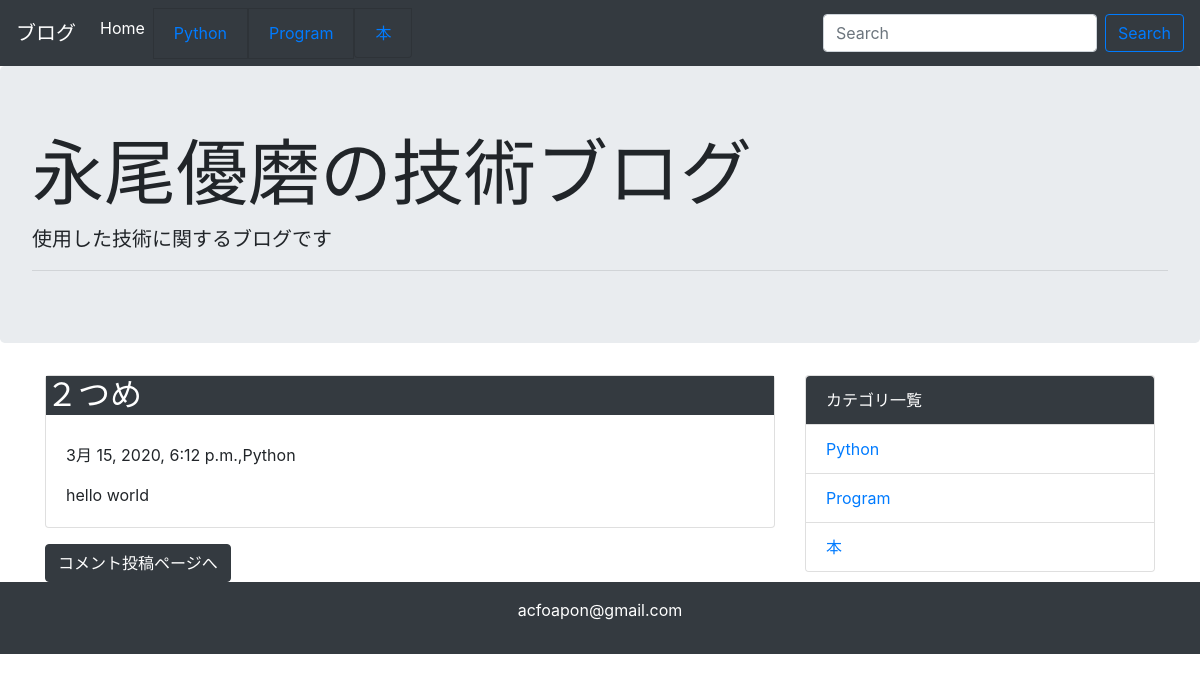
The app's page /detail/2 with its own data.
### blog/models.py (models this page shows, shortened)
class Category(models.Model):
    name = models.CharField('カテゴリ名', max_length=255)
    created_at = models.DateTimeField('作成日', default=timezone.now)
    def __str__(self):
        return self.name

class Post(models.Model):
    title = models.CharField('タイトル', max_length=255)
    text = models.TextField('本文')
    created_at = models.DateTimeField('作成日', default=timezone.now)
    category = models.ForeignKey(Category, verbose_name='カテゴリ', on_delete=models.PROTECT)

### blog/views.py (the view)
# urls.py: path('detail/<int:pk>',views.DetailView.as_view(),name='detail'),
class DetailView(generic.DetailView):
    model = Post

### blog/context_processors.py (called while the page is built)
def common(request):
    context = {
        'category_list': Category.objects.all()
    }
    return context

### blog/templates/blog/post_detail.html (shortened to what this page needs)
{% extends 'blog/base.html' %}
{% block content %}
     <div class="card mb-3">
            <h2 class="card-headerb bg-dark text-white">{{ post.title }}</h2>
            <div class="card-body">
                <p>{{ post.created_at }},{{ post.category }}</p>
                {{ post.text | linebreaksbr|urlize }}
            </div>
        </div>
<a class="btn btn-dark" href="{% url 'blog:comment' post.pk %}">コメント投稿ページへ</a>
{% endblock content %}

### blog/templates/blog/base.html (shortened to what this page needs)
<!doctype html>
<html lang="ja">
<head>
    <link rel="stylesheet" href="https://maxcdn.bootstrapcdn.com/bootstrap/4.0.0-beta.2/css/bootstrap.min.css"
>
</head>
<body>
<nav class="navbar navbar-expand-lg navbar-dark bg-dark">
    <a class="navbar-brand" href="">ブログ</a>
    <div class="collapse navbar-collapse" id="navbarSupportedContent">
        <ul class="navbar-nav mr-auto">
            <li class="nav-item active">
                <a class="nav-link" href="{% url 'blog:index' %}">Home</a>
            </li>
            <li class="nav-item active">
                {% for category in category_list %}
                    <li class="list-group-item bg-dark text-white">
                        <a href="{% url 'blog:category' category.pk %}"> {{ category }}</a>
                    </li>
                {% endfor %}
            </li>
    </div>
    <form class="form-inline my-2 my-lg-0" method="GET" action="{% url 'blog:index' %}">
        <input class="form-control mr-sm-2" type="text" placeholder="Search" aria-label="Search" name="keyword">
        <button class="btn btn-outline-primary my-2 my-sm-0" type="submit">Search</button>
    </form>
</nav>
<div class="jumbotron">
    <h1 class="display-3">永尾優磨の技術ブログ</h1>
    <p class="lead">使用した技術に関するブログです</p>
    <hr class="my-2">
</div>
<div class="container">
    <div class="row">
        <div class="col-md-8">
            {% block content %}
            {% endblock %}
        </div>
        <div class="col-md-4">
            <div class="card">
                <ul class="list-group list-group-flush">
                    <li class="list-group-item bg-dark text-white">カテゴリ一覧</li>
                    {% for category in category_list %}
                        <li class="list-group-item"><a href="{% url 'blog:category' category.pk %}"> {{ category }}</a>
                        </li>
                    {% endfor %}
                </ul>
            </div>
        </div>
    </div>
</div>
<footer class="bg-dark text-white text-center py-3">
    <p>acfoapon@gmail.com</p>
</footer>
</body>
</html>

### records on screen
Category: name "Python"
Category: name "Program"
Category: name "本"
Post: title "２つめ", created_at "3月 15, 2020, 6:12 p.m.", category "Python", text "hello world"
